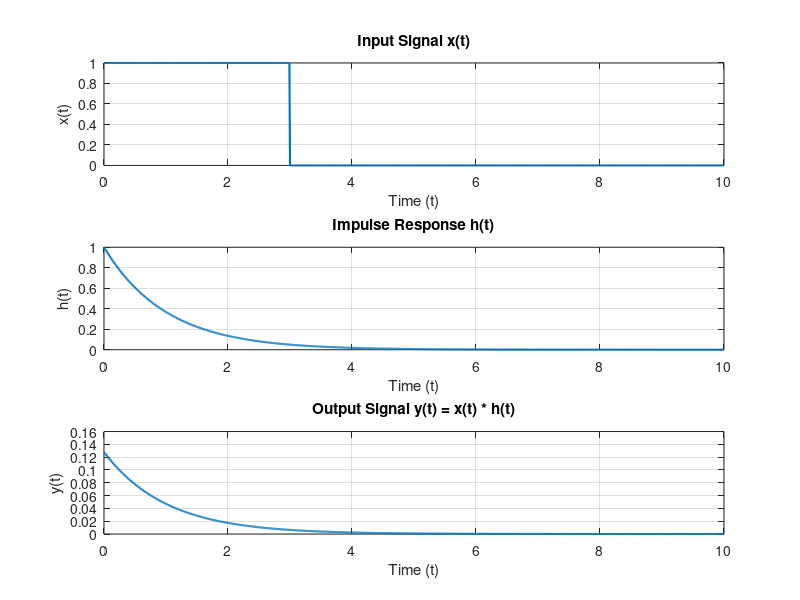

Reproduce this figure in MATLAB. (Note: this script raises an error after producing the figure.)
% Define the time vector for both signals 

t = 0:0.01:10; % Adjust the range of time to cover the signals 

  

% (a) Define the input signal x(t) and the impulse response h(t) 

x_t = @(t) (t >= 0 & t < 3); % Rectangular pulse from 0 to 3 

h_t = @(t) exp(-t) .* (t >= 0); % Exponential decay for t >= 0 

  

% Plot the input signal x(t) 

figure; 

subplot(3,1,1); 

plot(t, x_t(t), 'LineWidth', 1.5); 

title('Input Signal x(t)'); 

xlabel('Time (t)'); 

ylabel('x(t)'); 

grid on; 

  

% Plot the impulse response h(t) 

subplot(3,1,2); 

plot(t, h_t(t), 'LineWidth', 1.5); 

title('Impulse Response h(t)'); 

xlabel('Time (t)'); 

ylabel('h(t)'); 

grid on; 

  

% (b) Perform the convolution of x(t) and h(t) 

dt = t(2) - t(1); % Time step 

conv_result = conv(x_t(t), h_t(t), 'same') * dt; % Convolution 

  

% (c) Plot the output signal y(t) after convolution 

subplot(3,1,3); 

plot(t, conv_result, 'LineWidth', 1.5); 

title('Output Signal y(t) = x(t) * h(t)'); 

xlabel('Time (t)'); 

ylabel('y(t)'); 

grid on; 

  

% Adjust layout 

sgtitle('Input Signal, Impulse Response, and Convolution Output');
